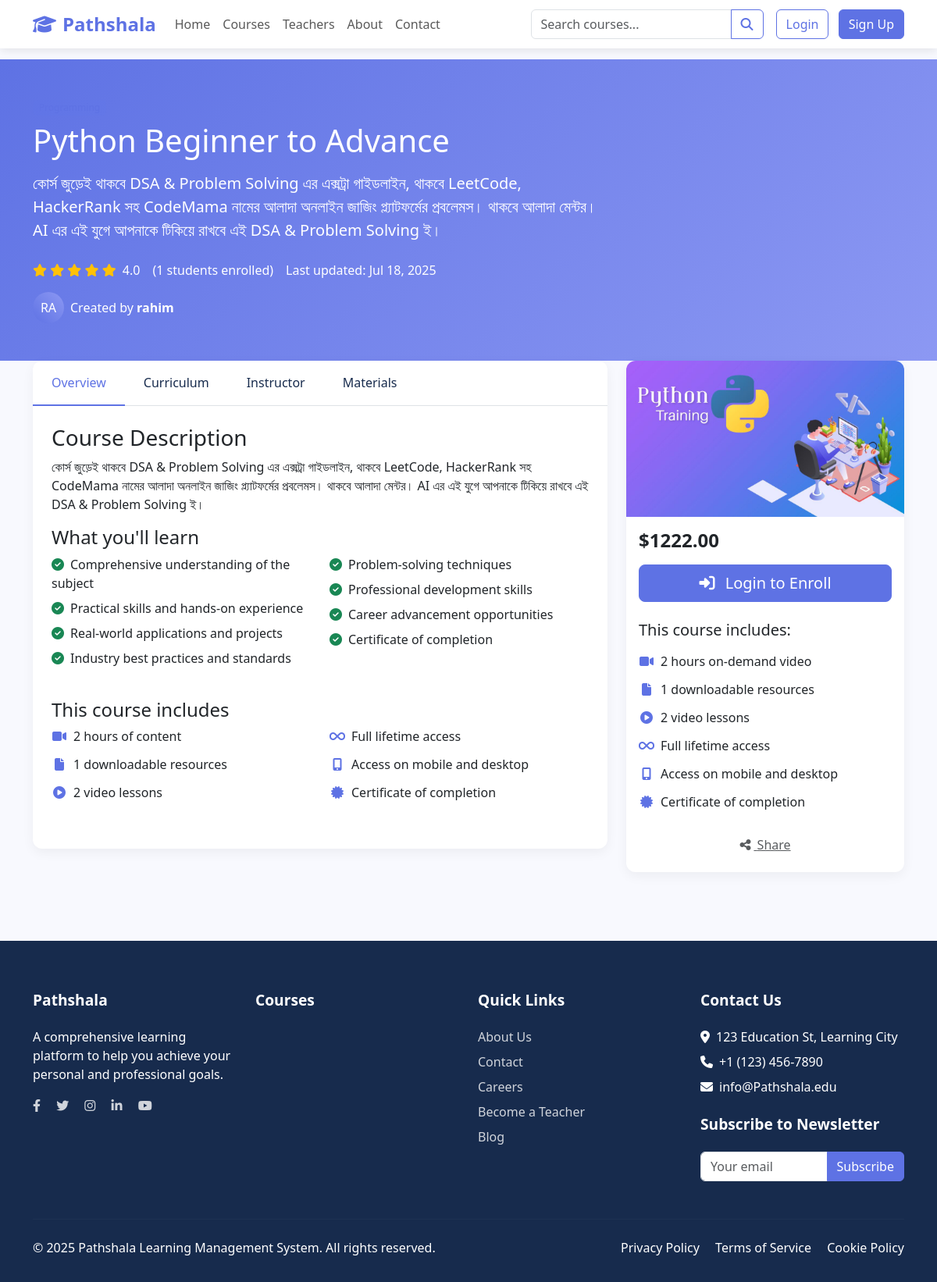
The page /courses/1/ on the database its author committed.
### core/models.py (models this page shows, shortened)
class Course(models.Model):
    title = models.CharField(max_length=255)
    description = models.TextField()
    banner = models.ImageField(upload_to='course_banners/')
    price = models.FloatField()
    duration = models.FloatField()
    is_active = models.BooleanField()
    category_id = models.ForeignKey(Category, on_delete=models.CASCADE)
    instructor_id = models.ForeignKey(User, on_delete=models.CASCADE, limit_choices_to={'role' : 'teacher'})
    created_at = models.DateTimeField(auto_now_add=True)
    updated_at = models.DateTimeField(auto_now=True)

### users/models.py (models this page shows, shortened)
class User(AbstractUser):
    role = models.CharField(max_length=10, choices=USER_ROLES)
    mobile_no = models.CharField(max_length=15, blank=True)

### core/views.py (the view)
# urls.py: path('<int:course_id>/', views.course_detail_view, name='course_detail'),
def course_detail_view(request, course_id):
    course = get_object_or_404(Course, id=course_id, is_active=True)
    lessons = Lesson.objects.filter(course_id=course, is_active=True).order_by('order', 'created_at')
    materials = Material.objects.filter(course_id=course, is_active=True).order_by('created_at')
    is_enrolled = False
    enrollment = None
    if request.user.is_authenticated:
        try:
            enrollment = Enrollment.objects.get(student_id=request.user, course_id=course)
            is_enrolled = True
        except Enrollment.DoesNotExist:
            pass
    total_enrollments = Enrollment.objects.filter(course_id=course).count()
    related_courses = Course.objects.filter(
        category_id=course.category_id,
        is_active=True
    ).exclude(id=course.id)[:3]
    context = {
        'course': course,
        'lessons': lessons,
        'materials': materials,
        'is_enrolled': is_enrolled,
        'enrollment': enrollment,
        'total_enrollments': total_enrollments,
        'related_courses': related_courses,
    }
    return render(request, 'courses/course_detail.html', context)

### templates/courses/course_detail.html (shortened to what this page needs)
{% extends 'base.html' %}
{% load course_extras %}
{% block content %}
<header class="page-header">
    <div class="container">
        <div class="row">
            <div class="col-lg-8">
                <span class="badge badge-category">{{ course.category_id.title }}</span>
                <h1 class="mt-2 mb-3">{{ course.title }}</h1>
                <p class="lead">{{ course.description }}</p>
                <div class="d-flex flex-wrap align-items-center mt-4">
                    <div class="rating me-3">
                        {% for i in "12345"|make_list %}
                        <i class="fas fa-star"></i>
                        {% endfor %}
                        <span class="text-white ms-1">{{ course|course_rating }}</span>
                    </div>
                    <span class="me-3">({{ total_enrollments }} students enrolled)</span>
                    <span>Last updated: {{ course.updated_at|date:"M d, Y" }}</span>
                </div>
                <div class="mt-3">
                    <span class="d-flex align-items-center text-white">
                        {% user_avatar course.instructor_id 40 %}
                        <span class="ms-2">Created by <strong>{{ course.instructor_id.get_full_name|default:course.instructor_id.username }}</strong></span>
                    </span>
                </div>
            </div>
        </div>
    </div>
</header>
<div class="container course-details-container">
    <div class="row">
        <div class="col-lg-8">
            <div class="card course-main-content mb-4">
                <ul class="nav nav-tabs" id="courseTab" role="tablist">
                    <li class="nav-item" role="presentation">
                        <button class="nav-link active" id="overview-tab" data-bs-toggle="tab"
                            data-bs-target="#overview" type="button" role="tab">Overview</button>
                    </li>
                    <li class="nav-item" role="presentation">
                        <button class="nav-link" id="curriculum-tab" data-bs-toggle="tab" data-bs-target="#curriculum"
                            type="button" role="tab">Curriculum</button>
                    </li>
                    <li class="nav-item" role="presentation">
                        <button class="nav-link" id="instructor-tab" data-bs-toggle="tab" data-bs-target="#instructor"
                            type="button" role="tab">Instructor</button>
                    </li>
                    <li class="nav-item" role="presentation">
                        <button class="nav-link" id="materials-tab" data-bs-toggle="tab" data-bs-target="#materials"
                            type="button" role="tab">Materials</button>
                    </li>
                </ul>
                <div class="tab-content p-4" id="courseTabContent">
                    <div class="tab-pane fade show active" id="overview" role="tabpanel">
                        <h3>Course Description</h3>
                        <p>{{ course.description }}</p>
                        <div class="mb-4">
                            <h4>What you'll learn</h4>
                            <div class="row">
                                <div class="col-md-6">
                                    <ul class="list-unstyled">
                                        <li class="mb-2"><i
                                                class="fas fa-check-circle text-success me-2"></i>Comprehensive
                                            understanding of the subject</li>
                                        <li class="mb-2"><i class="fas fa-check-circle text-success me-2"></i>Practical
                                            skills and hands-on experience</li>
                                        <li class="mb-2"><i class="fas fa-check-circle text-success me-2"></i>Real-world
                                            applications and projects</li>
                                        <li class="mb-2"><i class="fas fa-check-circle text-success me-2"></i>Industry
                                            best practices and standards</li>
                                    </ul>
                                </div>
                                <div class="col-md-6">
                                    <ul class="list-unstyled">
                                        <li class="mb-2"><i
                                                class="fas fa-check-circle text-success me-2"></i>Problem-solving
                                            techniques</li>
                                        <li class="mb-2"><i
                                                class="fas fa-check-circle text-success me-2"></i>Professional
                                            development skills</li>
                                        <li class="mb-2"><i class="fas fa-check-circle text-success me-2"></i>Career
                                            advancement opportunities</li>
                                        <li class="mb-2"><i
                                                class="fas fa-check-circle text-success me-2"></i>Certificate of
                                            completion</li>
                                    </ul>
                                </div>
                            </div>
                        </div>
                        <div class="mb-4">
                            <h4>This course includes</h4>
                            <div class="row">
                                <div class="col-md-6">
                                    <div class="course-info">
                                        <i class="fas fa-video"></i>
                                        <span>{{ course.duration|format_duration }} of content</span>
                                    </div>
                                    <div class="course-info">
                                        <i class="fas fa-file"></i>
                                        <span>{{ materials.count }} downloadable resources</span>
                                    </div>
                                    <div class="course-info">
                                        <i class="fas fa-play-circle"></i>
                                        <span>{{ lessons.count }} video lessons</span>
                                    </div>
                                </div>
                                <div class="col-md-6">
                                    <div class="course-info">
                                        <i class="fas fa-infinity"></i>
                                        <span>Full lifetime access</span>
                                    </div>
                                    <div class="course-info">
                                        <i class="fas fa-mobile-alt"></i>
                                        <span>Access on mobile and desktop</span>
                                    </div>
                                    <div class="course-info">
                                        <i class="fas fa-certificate"></i>
                                        <span>Certificate of completion</span>
                                    </div>
                                </div>
                            </div>
                        </div>
                    </div>
                </div>
            </div>
        </div>
        <div class="col-lg-4">
            <div class="course-sidebar">
                <div class="card course-preview-card mb-4">
                    {% if course.banner %}
                    <img src="{{ course.banner.url }}" class="course-preview-img" alt="{{ course.title }}">
                    {% else %}
                    <img src="https://images.unsplash.com/photo-1517694712202-14dd9538aa97?ixlib=rb-1.2.1&auto=format&fit=crop&w=400&h=240&q=80"
                        class="course-preview-img" alt="{{ course.title }}">
                    {% endif %}
                    <div class="card-body">
                        <div class="d-flex justify-content-between align-items-center mb-3">
                            <h4 class="fw-bold mb-0">{{ course.price|format_price }}</h4>
                        </div>
                        {% if user.is_authenticated %}
                        {% if is_enrolled %}
                        <div class="d-grid gap-2 mb-4">
                            <a href="#" class="btn btn-success btn-lg">
                                <i class="fas fa-play me-2"></i> Continue Learning
                            </a>
                            {% if enrollment.progress > 0 %}
                            <div class="progress-info">
                                <div class="d-flex justify-content-between mb-1">
                                    <small>Progress</small>
                                    <small>{{ enrollment.progress }}%</small>
                                </div>
                                {% progress_bar enrollment.progress %}
                            </div>
                            {% endif %}
                        </div>
                        {% else %}
                        <div class="d-grid gap-2 mb-4">
                            <form method="POST" action="{% url 'enroll_course' course.id %}">
                                {% csrf_token %}
                                <button type="submit" class="btn btn-primary btn-lg w-100">
                                    <i class="fas fa-shopping-cart me-2"></i> Enroll Now
                                </button>
                            </form>
                            <button class="btn btn-outline-primary">Add to Wishlist</button>
                        </div>
                        {% endif %}
                        {% else %}
                        <div class="d-grid gap-2 mb-4">
                            <a href="{% url 'login' %}?next={{ request.get_full_path }}" class="btn btn-primary btn-lg">
                                <i class="fas fa-sign-in-alt me-2"></i> Login to Enroll
                            </a>
                        </div>
                        {% endif %}
                        <div class="mb-4">
                            <h5 class="mb-3">This course includes:</h5>
                            <div class="course-info">
                                <i class="fas fa-video"></i>
                                <span>{{ course.duration|format_duration }} on-demand video</span>
                            </div>
                            <div class="course-info">
                                <i class="fas fa-file"></i>
                                <span>{{ materials.count }} downloadable resources</span>
                            </div>
                            <div class="course-info">
                                <i class="fas fa-play-circle"></i>
                                <span>{{ lessons.count }} video lessons</span>
                            </div>
                            <div class="course-info">
                                <i class="fas fa-infinity"></i>
                                <span>Full lifetime access</span>
                            </div>
                            <div class="course-info">
                                <i class="fas fa-mobile-alt"></i>
                                <span>Access on mobile and desktop</span>
                            </div>
                            <div class="course-info">
                                <i class="fas fa-certificate"></i>
                                <span>Certificate of completion</span>
                            </div>
                        </div>
                        <div class="d-flex justify-content-center">
                            <button class="btn btn-link text-muted">
                                <i class="fas fa-share-alt me-1"></i> Share
                            </button>
                        </div>
                    </div>
                </div>
            </div>
        </div>
    </div>
</div>
{% endblock %}

### rows shown on the page
Course: title "Python Beginner to Advance", description "কোর্স জুড়েই থাকবে DSA & Problem Solving এর এক্সট্রা গাইডলাইন, থাকবে LeetCode, HackerRank সহ CodeMama নামের আলাদা অনলাইন জাজিং প্ল্যাটফর্মের প্রবলেমস। থাকবে আলাদা মেন্টর। AI এর এই যুগে আপনাকে টিকিয়ে রাখবে এই DSA & Problem Solving ই।", updated_at "Jul 18, 2025", instructor_id.username "RA", instructor_id.get_full_name "rahim", duration "2 hours", banner (picture), price "$1222.00"

### other values the page prints
{{ course|course_rating }} "4.0"
{{ total_enrollments }} "1"
{{ materials.count }} "1"
{{ lessons.count }} "2"
